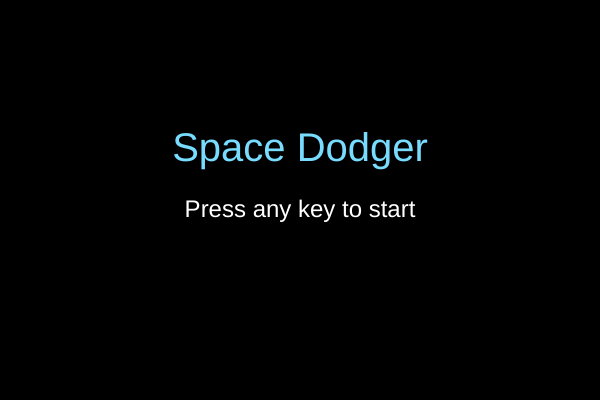
Frame 1 (no input)
Frame 60 (no input): identical to frame 1, image omitted
Frame 120 (the mouse pressed at the canvas centre since frame 60): identical to frame 1, image omitted

The p5.js sketch that drew this single still picture (run headless with seeded random() and noise() and a simulated clock; from frame 60 on, the mouse is pressed at the canvas centre):

// p5.js sketch
// ── sketch.js
let y = 200;
let obstacles = [];
let score = 0;
let gameOver = false;
let started = false;

function setup() {
  createCanvas(600, 400);
}

function draw() {
  background(0);

  // start
  if (started == false) {

    fill(120, 220, 255);
    textAlign(CENTER, CENTER);

    textSize(40);
    text("Space Dodger", width / 2, height / 2 - 50);

    fill(255);
    textSize(24);
    text("Press any key to start", width / 2, height / 2 + 10);

    return;
  }

  // game over
  if (gameOver == true) {

    fill(255);
    textAlign(CENTER, CENTER);

    textSize(30);
    text("Game Over", width / 2, height / 2);

    textSize(16);
    text("Press R to restart", width / 2, height / 2 + 35);

    return;
  }

  // player
fill(255,0,0);
  stroke(255,255,255);
  strokeWeight(4);

triangle(80 + 20, y, 80 - 12, y - 15, 80 - 12, y + 15);

  noStroke();

  if (keyIsDown(UP_ARROW)) {
    y -= 5;
  }

  if (keyIsDown(DOWN_ARROW)) {
    y += 5;
  }

  y = constrain(y, 20, height - 20);

  if (frameCount % 40 == 0) {

    obstacles.push({
      x: width,
      y: random(40, height - 40),
      d: random(40, 90),
      c: color(random(80, 255), random(80, 255), random(80, 255))
    });
  }

  for (let i = 0; i < obstacles.length; i++) {

    let o = obstacles[i];

    fill(o.c);
    circle(o.x, o.y, o.d);

    o.x -= 5;

    if (o.x < -30) {
      obstacles.splice(i, 1);
    }

    // hit
    if (dist(80, y, o.x, o.y) < 15 + o.d / 2) {
      gameOver = true;
    }
  }
  
  if (frameCount % 6 == 0) {
    score++;
  }

  fill(255);
  textAlign(LEFT, TOP);

  textSize(20);
  text("Score: " + score, 20, 15);
}

function keyPressed() {

  started = true;

  // restart
  if (gameOver && (key == "r" || key == "R")) {

    gameOver = false;
    score = 0;
    obstacles = [];
    y = 200;
  }
}
